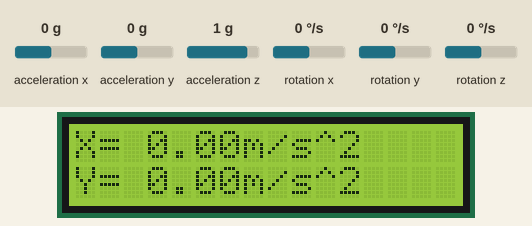
Simulated run of this sketch. Board: Arduino Uno, built with avr-gcc and run on an emulated ATmega328P. Parts: 16×2 character LCD. Wiring (inferred from the names in the program): MPU-6050 motion sensor at I2C address 0x68. The test bench sets the inputs (shaded band); at power-on: acceleration x 0 g, acceleration y 0 g, acceleration z 1 g, rotation x 0 °/s, rotation y 0 °/s, rotation z 0 °/s. What the sketch prints to the serial monitor is not drawn.

Above: at 2.3 s.
2.4 s: acceleration x set to -1.4 g
At 3.3 s:
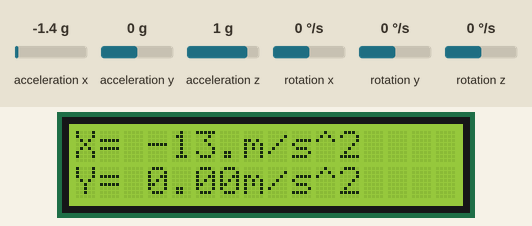
3.9 s: acceleration y set to -1.4 g
At 4.4 s:
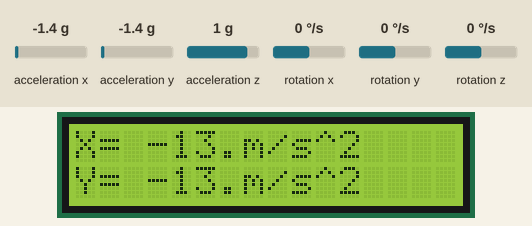
5.4 s: acceleration x set to -0.8 g
At 6.6 s:
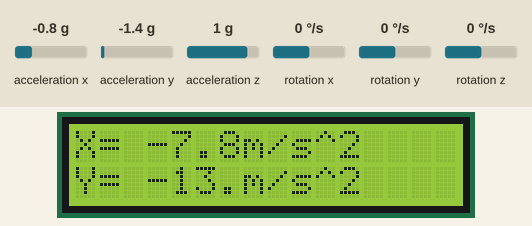
6.9 s: acceleration y set to -0.8 g
At 8.0 s:
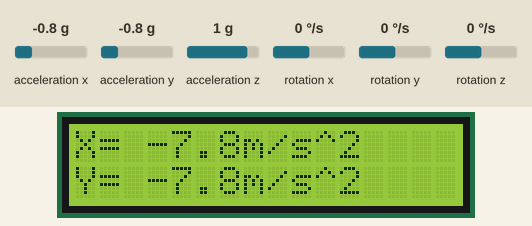
Timing chart, 0 to 9.4 s (numbered marks = the images above; inputs shaded):
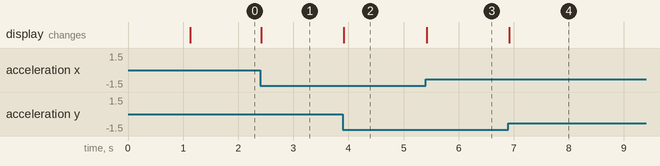

The sketch:

GetAllData.ino
```cpp
//2/12/2020
//╔═════════════════════════════════════════════════╗
//║"Wire.h" This library allows you to communicate with I2C devices (mpu6050)      ║
//║<MPU6050_light.h> The mpu6050 library                                           ║
//║<LiquidCrystal.h> The library of the LCD display                                ║
//║                                                                                ║
//║setting a variable named timer(will be used in our raspberry to arduino com')   ║
//║lcd screen connections on the arduino 2-rs , 3-E  , 4-D4 , 5-D5 , 6-D6 , 7-D7   ║
//╚═════════════════════════════════════════════════╝

#include "Wire.h"
#include <MPU6050_light.h>
#include <LiquidCrystal.h>
MPU6050 mpu(Wire);
long timer = 0;
LiquidCrystal lcd = LiquidCrystal(2, 3, 4, 5, 6, 7);
//char storedData[10];
//int Timer;

//- - - - - - - - - - - - - - - - - - - - - - - - - - - - - - - - - - - - - - - - -

//╔═════════════════════════════════════════════════╗
//║the I2C address of the board                                                    ║
//║writing to address 26(0x1A) of the register                                     ║
//║the options here are 0x00 which is off, and 0x01, 0x02, 0x03, 0x04, 0x05, 0x06  ║
//║0x06 being the highest filter setting                                           ║
//╚═════════════════════════════════════════════════╝

void InitMpu()
{
  Wire.beginTransmission(0x68);
  Wire.write(0x1A);
  Wire.write(0x06);
  Wire.endTransmission(true);
  mpu.begin();
}

//- - - - - - - - - - - - - - - - - - - - - - - - - - - - - - - - - - - - - - - - - - - - - - - - - - - - - - - - -

//╔═════════════════════════════════════════════════╗
//║                                                                                ║
//║                 Prints the first message on the  lcd                           ║
//║                         while booting up                                       ║
//║                                                                                ║
//║                                                                                ║
//╚═════════════════════════════════════════════════╝
void FirstLCDmessage()
{
  lcd.setCursor(0, 0);
  lcd.print("Matmon");
  lcd.setCursor(0, 1);
  lcd.print("5000");
}

//- - - - - - - - - - - - - - - - - - - - - - - - - - - - - - - - - - - - - - - - - - - - - - - - - - - - - - - - -

//╔═════════════════════════════════════════════════╗
//║Sending the X acceleration value via the serial communication                   ║
//║                                                                                ║
//║Sending the Y acceleration value via the serial communication                   ║
//║                                                                                ║
//║Sending the Z acceleration value via the serial communication                   ║
//╚═════════════════════════════════════════════════╝
void printData()
{
    lcd.setCursor(0, 0);
    lcd.print("X=");
    lcd.setCursor(3, 0);
    lcd.print((mpu.getAccX())*9.82);
    lcd.setCursor(7, 0);
    lcd.print("m/s^2");
    lcd.setCursor(0, 1);
    lcd.print("Y=");
    lcd.setCursor(3, 1);
    lcd.print((mpu.getAccY())*9.82);
    lcd.setCursor(7, 1);
    lcd.print("m/s^2");

    Serial.print("#");
    Serial.print(mpu.getAccX());
    Serial.print(",");
    Serial.print(mpu.getAccY());
    Serial.print(",");
    Serial.print(mpu.getAccZ());
    Serial.print("$\n");
    //Serial.print("\n");
    timer = millis();
    // end printData
}

//- - - - - - - - - - - - - - - - - - - - - - - - - - - - - - - - - - - - - - - - - - - - - - - - - - - - - - - - -

//╔═════════════════════════════════════════════════╗
//║                                                                                ║
//║                                                                                ║
//║wire.begin() - Initiating the Wire library and join the I2C bus                 ║
//║                                                                                ║
//║                                                                                ║
//╚═════════════════════════════════════════════════╝

void setup()
{
  InitMpu();
  lcd.begin(16, 2);
  FirstLCDmessage();
  Wire.begin();
  delay(1000);
  lcd.begin(16,2);
  Serial.begin(9600);
  Serial.print(F("X(m/s^2)  Y(m/s^2)  Z(m/s^2)\n"));
}

//- - - - - - - - - - - - - - - - - - - - - - - - - - - - - - - - - - - - - - - - - - - - - - - - - - - - - - - - -

//╔═════════════════════════════════════════════════╗
//║                                                                                ║
//║  recieving a  number between 0-999 from the raspberry pi                       ║
//║  the number is used to determine the delta between each measurement            ║
//║                                                                                ║
//║                                                                                ║
//╚═════════════════════════════════════════════════╝

/*long GetRaspberryMsg()
{
  if( Serial.available() )
  {
    int i=0;
   while(Serial.available())
    {
      char inChar = Serial.read();
     storedData[i++] += inChar;
    }
  }
if(storedData[0]=='#'||storedData[1]=='t'){Timer=(storedData[2]-0x30)*100+(storedData[3]-0x30)*10+(storedData[4]-0x30);} //char
}*/

//- - - - - - - - - - - - - - - - - - - - - - - - - - - - - - - - - - - - - - - - - - - - - - - - - - - - - - - - -

//╔═════════════════════════════════════════════════╗
//║                                                                                ║
//║ mpu.update() calls to a function from the library to update the measruements   ║
//║                                                                                ║
//║ printData() calls the print data function                                      ║
//║                                                                                ║
//║                                                                                ║
//╚═════════════════════════════════════════════════╝

void loop() {
  mpu.update();
  //GetRaspberryMsg();
  if(millis() - timer > 100) //REFRESH RATE ms
//  if(millis() - timer > Timer) //REFRESH RATE ms
 {
   printData();
 }
}

//- - - - - - - - - - - - - - - - - - - - - - - - - - - - - - - - - - - - - - - - - - - - - - - - - - - - - - - - -


//██╗░░░██╗░█████╗░██████╗░░█████╗░███╗░░██╗  ░██████╗██╗░░██╗███████╗██████╗░
//╚██╗░██╔╝██╔══██╗██╔══██╗██╔══██╗████╗░██║  ██╔════╝██║░░██║██╔════╝██╔══██╗
//░╚████╔╝░███████║██████╔╝██║░░██║██╔██╗██║  ╚█████╗░███████║█████╗░░██████╔╝
//░░╚██╔╝░░██╔══██║██╔══██╗██║░░██║██║╚████║  ░╚═══██╗██╔══██║██╔══╝░░██╔══██╗
//░░░██║░░░██║░░██║██║░░██║╚█████╔╝██║░╚███║  ██████╔╝██║░░██║███████╗██║░░██║
//░░░╚═╝░░░╚═╝░░╚═╝╚═╝░░╚═╝░╚════╝░╚═╝░░╚══╝  ╚═════╝░╚═╝░░╚═╝╚══════╝╚═╝░░╚═╝
```

Measured:
- after the input at 2.4 s, the display: changes at once (image 1)
- after the input at 3.9 s, the display: changes at once (image 2)
- after the input at 5.4 s, the display: changes at once (image 3)
- after the input at 6.9 s, the display: changes at once (image 4)
